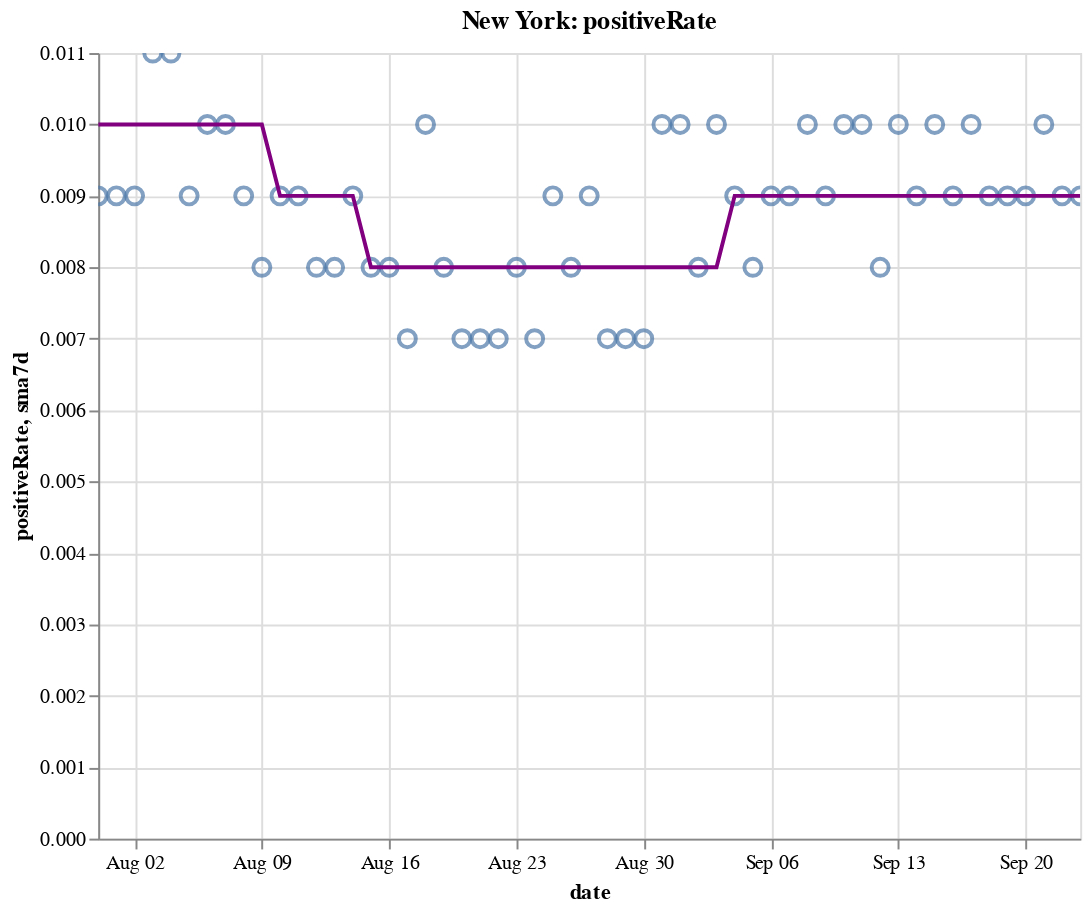

Notebook cell for this chart:
### Code cell
create_plot(ny, 'positiveRate')

### Figure 1 — Vega-Lite specification as saved in the notebook (floating-point values rounded to 4 significant figures)
{"config": {"view": {"continuousWidth": 400, "continuousHeight": 300}}, "layer": [{"layer": [{"mark": {"type": "point", "size": 75}, "encoding": {"tooltip": [{"type": "temporal", "field": "date"}, {"type": "quantitative", "field": "positiveRate"}, {"type": "quantitative", "field": "sma7d"}], "x": {"type": "temporal", "field": "date"}, "y": {"type": "quantitative", "field": "positiveRate"}}, "selection": {"selector010": {"type": "interval", "bind": "scales", "encodings": ["x", "y"]}}}, {"mark": {"type": "line", "color": "purple"}, "encoding": {"x": {"type": "temporal", "field": "date"}, "y": {"type": "quantitative", "field": "sma7d"}}}]}, {"mark": {"type": "rule", "color": "#aaa"}, "encoding": {"x": {"type": "temporal", "field": "date"}}, "transform": [{"filter": {"selection": "selector009"}}]}, {"mark": "circle", "encoding": {"opacity": {"condition": {"value": 1, "selection": "selector009"}, "value": 0}, "tooltip": [{"type": "temporal", "field": "date"}, {"type": "quantitative", "field": "positiveRate"}, {"type": "quantitative", "field": "sma7d"}], "x": {"type": "temporal", "field": "date"}, "y": {"type": "quantitative", "field": "positiveRate"}}, "selection": {"selector009": {"type": "single", "encodings": ["x"], "on": "mouseover", "nearest": true, "empty": "none"}}}, {"mark": {"type": "text", "align": "left", "dx": 5, "dy": -5, "stroke": "white", "strokeWidth": 2}, "encoding": {"text": {"type": "quantitative", "field": "positiveRate"}, "tooltip": [{"type": "temporal", "field": "date"}, {"type": "quantitative", "field": "positiveRate"}, {"type": "quantitative", "field": "sma7d"}], "x": {"type": "temporal", "field": "date"}, "y": {"type": "quantitative", "field": "positiveRate"}}, "transform": [{"filter": {"selection": "selector009"}}]}, {"mark": {"type": "text", "align": "left", "dx": 5, "dy": -5}, "encoding": {"text": {"type": "quantitative", "field": "positiveRate"}, "tooltip": [{"type": "temporal", "field": "date"}, {"type": "quantitative", "field": "positiveRate"}, {"type": "quantitative", "field": "sma7d"}], "x": {"type": "temporal", "field": "date"}, "y": {"type": "quantitative", "field": "positiveRate"}}, "transform": [{"filter": {"selection": "selector009"}}]}], "data": {"name": "data-9fe4fcfdd9f3a876c5e1affc193f3d8a"}, "height": 400, "title": "New York: positiveRate", "width": 500, "$schema": "https://vega.github.io/schema/vega-lite/v4.8.1.json", "datasets": {"data-9fe4fcfdd9f3a876c5e1affc193f3d8a": [{"date": "2020-07-31T00:00:00", "totalTestResultsIncrease": 68870.0, "positiveIncrease": 644.0, "death": 25150.0, "deathIncrease": 5.0, "positiveRate": 0.009, "state": "New York", "sma7d": 0.01}, {"date": "2020-08-01T00:00:00", "totalTestResultsIncrease": 82740.0, "positiveIncrease": 753.0, "death": 25160.0, "deathIncrease": 14.0, "positiveRate": 0.009, "state": "New York", "sma7d": 0.01}, {"date": "2020-08-02T00:00:00", "totalTestResultsIncrease": 58960.0, "positiveIncrease": 531.0, "death": 25170.0, "deathIncrease": 6.0, "positiveRate": 0.009, "state": "New York", "sma7d": 0.01}, {"date": "2020-08-03T00:00:00", "totalTestResultsIncrease": 51840.0, "positiveIncrease": 545.0, "death": 25170.0, "deathIncrease": 2.0, "positiveRate": 0.011, "state": "New York", "sma7d": 0.01}, {"date": "2020-08-04T00:00:00", "totalTestResultsIncrease": 70990.0, "positiveIncrease": 746.0, "death": 25180.0, "deathIncrease": 3.0, "positiveRate": 0.011, "state": "New York", "sma7d": 0.01}, {"date": "2020-08-05T00:00:00", "totalTestResultsIncrease": 72670.0, "positiveIncrease": 636.0, "death": 25180.0, "deathIncrease": 4.0, "positiveRate": 0.009, "state": "New York", "sma7d": 0.01}, {"date": "2020-08-06T00:00:00", "totalTestResultsIncrease": 72370.0, "positiveIncrease": 703.0, "death": 25180.0, "deathIncrease": 6.0, "positiveRate": 0.01, "state": "New York", "sma7d": 0.01}, {"date": "2020-08-07T00:00:00", "totalTestResultsIncrease": 70170.0, "positiveIncrease": 714.0, "death": 25190.0, "deathIncrease": 5.0, "positiveRate": 0.01, "state": "New York", "sma7d": 0.01}, {"date": "2020-08-08T00:00:00", "totalTestResultsIncrease": 74860.0, "positiveIncrease": 703.0, "death": 25200.0, "deathIncrease": 5.0, "positiveRate": 0.009, "state": "New York", "sma7d": 0.01}, {"date": "2020-08-09T00:00:00", "totalTestResultsIncrease": 65810.0, "positiveIncrease": 515.0, "death": 25200.0, "deathIncrease": 7.0, "positiveRate": 0.008, "state": "New York", "sma7d": 0.01}, {"date": "2020-08-10T00:00:00", "totalTestResultsIncrease": 54000.0, "positiveIncrease": 476.0, "death": 25200.0, "deathIncrease": 2.0, "positiveRate": 0.009, "state": "New York", "sma7d": 0.009}, {"date": "2020-08-11T00:00:00", "totalTestResultsIncrease": 77060.0, "positiveIncrease": 667.0, "death": 25210.0, "deathIncrease": 7.0, "positiveRate": 0.009, "state": "New York", "sma7d": 0.009}, {"date": "2020-08-12T00:00:00", "totalTestResultsIncrease": 87780.0, "positiveIncrease": 700.0, "death": 25220.0, "deathIncrease": 7.0, "positiveRate": 0.008, "state": "New York", "sma7d": 0.009}, {"date": "2020-08-13T00:00:00", "totalTestResultsIncrease": 87900.0, "positiveIncrease": 737.0, "death": 25230.0, "deathIncrease": 10.0, "positiveRate": 0.008, "state": "New York", "sma7d": 0.009}, {"date": "2020-08-14T00:00:00", "totalTestResultsIncrease": 85460.0, "positiveIncrease": 727.0, "death": 25230.0, "deathIncrease": 4.0, "positiveRate": 0.009, "state": "New York", "sma7d": 0.009}, {"date": "2020-08-15T00:00:00", "totalTestResultsIncrease": 88670.0, "positiveIncrease": 734.0, "death": 25240.0, "deathIncrease": 12.0, "positiveRate": 0.008, "state": "New York", "sma7d": 0.008}, {"date": "2020-08-16T00:00:00", "totalTestResultsIncrease": 77690.0, "positiveIncrease": 607.0, "death": 25250.0, "deathIncrease": 6.0, "positiveRate": 0.008, "state": "New York", "sma7d": 0.008}, {"date": "2020-08-17T00:00:00", "totalTestResultsIncrease": 56890.0, "positiveIncrease": 408.0, "death": 25260.0, "deathIncrease": 6.0, "positiveRate": 0.007, "state": "New York", "sma7d": 0.008}, {"date": "2020-08-18T00:00:00", "totalTestResultsIncrease": 66890.0, "positiveIncrease": 655.0, "death": 25260.0, "deathIncrease": 8.0, "positiveRate": 0.01, "state": "New York", "sma7d": 0.008}, {"date": "2020-08-19T00:00:00", "totalTestResultsIncrease": 80420.0, "positiveIncrease": 631.0, "death": 25270.0, "deathIncrease": 6.0, "positiveRate": 0.008, "state": "New York", "sma7d": 0.008}, {"date": "2020-08-20T00:00:00", "totalTestResultsIncrease": 80980.0, "positiveIncrease": 601.0, "death": 25280.0, "deathIncrease": 5.0, "positiveRate": 0.007, "state": "New York", "sma7d": 0.008}, {"date": "2020-08-21T00:00:00", "totalTestResultsIncrease": 98880.0, "positiveIncrease": 709.0, "death": 25280.0, "deathIncrease": 3.0, "positiveRate": 0.007, "state": "New York", "sma7d": 0.008}, {"date": "2020-08-22T00:00:00", "totalTestResultsIncrease": 94850.0, "positiveIncrease": 653.0, "death": 25280.0, "deathIncrease": 4.0, "positiveRate": 0.007, "state": "New York", "sma7d": 0.008}, {"date": "2020-08-23T00:00:00", "totalTestResultsIncrease": 74040.0, "positiveIncrease": 572.0, "death": 25290.0, "deathIncrease": 6.0, "positiveRate": 0.008, "state": "New York", "sma7d": 0.008}, {"date": "2020-08-24T00:00:00", "totalTestResultsIncrease": 62030.0, "positiveIncrease": 408.0, "death": 25300.0, "deathIncrease": 7.0, "positiveRate": 0.007, "state": "New York", "sma7d": 0.008}, {"date": "2020-08-25T00:00:00", "totalTestResultsIncrease": 67260.0, "positiveIncrease": 629.0, "death": 25300.0, "deathIncrease": 2.0, "positiveRate": 0.009, "state": "New York", "sma7d": 0.008}, {"date": "2020-08-26T00:00:00", "totalTestResultsIncrease": 71190.0, "positiveIncrease": 566.0, "death": 25300.0, "deathIncrease": 8.0, "positiveRate": 0.008, "state": "New York", "sma7d": 0.008}, {"date": "2020-08-27T00:00:00", "totalTestResultsIncrease": 83440.0, "positiveIncrease": 791.0, "death": 25310.0, "deathIncrease": 4.0, "positiveRate": 0.009, "state": "New York", "sma7d": 0.008}, {"date": "2020-08-28T00:00:00", "totalTestResultsIncrease": 97830.0, "positiveIncrease": 636.0, "death": 25310.0, "deathIncrease": 3.0, "positiveRate": 0.007, "state": "New York", "sma7d": 0.008}, {"date": "2020-08-29T00:00:00", "totalTestResultsIncrease": 93870.0, "positiveIncrease": 635.0, "death": 25320.0, "deathIncrease": 7.0, "positiveRate": 0.007, "state": "New York", "sma7d": 0.008}, {"date": "2020-08-30T00:00:00", "totalTestResultsIncrease": 100000.0, "positiveIncrease": 698.0, "death": 25330.0, "deathIncrease": 8.0, "positiveRate": 0.007, "state": "New York", "sma7d": 0.008}, {"date": "2020-08-31T00:00:00", "totalTestResultsIncrease": 66240.0, "positiveIncrease": 656.0, "death": 25330.0, "deathIncrease": 1.0, "positiveRate": 0.01, "state": "New York", "sma7d": 0.008}, {"date": "2020-09-01T00:00:00", "totalTestResultsIncrease": 77000.0, "positiveIncrease": 754.0, "death": 25330.0, "deathIncrease": 3.0, "positiveRate": 0.01, "state": "New York", "sma7d": 0.008}, {"date": "2020-09-02T00:00:00", "totalTestResultsIncrease": 88450.0, "positiveIncrease": 708.0, "death": 25340.0, "deathIncrease": 5.0, "positiveRate": 0.008, "state": "New York", "sma7d": 0.008}, {"date": "2020-09-03T00:00:00", "totalTestResultsIncrease": 88980.0, "positiveIncrease": 889.0, "death": 25340.0, "deathIncrease": 7.0, "positiveRate": 0.01, "state": "New York", "sma7d": 0.008}, {"date": "2020-09-04T00:00:00", "totalTestResultsIncrease": 93400.0, "positiveIncrease": 864.0, "death": 25350.0, "deathIncrease": 5.0, "positiveRate": 0.009, "state": "New York", "sma7d": 0.009}, {"date": "2020-09-05T00:00:00", "totalTestResultsIncrease": 99760.0, "positiveIncrease": 801.0, "death": 25350.0, "deathIncrease": 2.0, "positiveRate": 0.008, "state": "New York", "sma7d": 0.009}, {"date": "2020-09-06T00:00:00", "totalTestResultsIncrease": 85630.0, "positiveIncrease": 729.0, "death": 25360.0, "deathIncrease": 9.0, "positiveRate": 0.009, "state": "New York", "sma7d": 0.009}, {"date": "2020-09-07T00:00:00", "totalTestResultsIncrease": 58860.0, "positiveIncrease": 520.0, "death": 25360.0, "deathIncrease": 2.0, "positiveRate": 0.009, "state": "New York", "sma7d": 0.009}, {"date": "2020-09-08T00:00:00", "totalTestResultsIncrease": 57830.0, "positiveIncrease": 557.0, "death": 25370.0, "deathIncrease": 6.0, "positiveRate": 0.01, "state": "New York", "sma7d": 0.009}, {"date": "2020-09-09T00:00:00", "totalTestResultsIncrease": 63230.0, "positiveIncrease": 576.0, "death": 25370.0, "deathIncrease": 3.0, "positiveRate": 0.009, "state": "New York", "sma7d": 0.009}, {"date": "2020-09-10T00:00:00", "totalTestResultsIncrease": 76810.0, "positiveIncrease": 757.0, "death": 25380.0, "deathIncrease": 7.0, "positiveRate": 0.01, "state": "New York", "sma7d": 0.009}, {"date": "2020-09-11T00:00:00", "totalTestResultsIncrease": 89720.0, "positiveIncrease": 880.0, "death": 25380.0, "deathIncrease": 5.0, "positiveRate": 0.01, "state": "New York", "sma7d": 0.009}, {"date": "2020-09-12T00:00:00", "totalTestResultsIncrease": 102900.0, "positiveIncrease": 849.0, "death": 25380.0, "deathIncrease": 2.0, "positiveRate": 0.008, "state": "New York", "sma7d": 0.009}, {"date": "2020-09-13T00:00:00", "totalTestResultsIncrease": 72670.0, "positiveIncrease": 725.0, "death": 25390.0, "deathIncrease": 6.0, "positiveRate": 0.01, "state": "New York", "sma7d": 0.009}, {"date": "2020-09-14T00:00:00", "totalTestResultsIncrease": 63360.0, "positiveIncrease": 583.0, "death": 25390.0, "deathIncrease": 4.0, "positiveRate": 0.009, "state": "New York", "sma7d": 0.009}, {"date": "2020-09-15T00:00:00", "totalTestResultsIncrease": 73680.0, "positiveIncrease": 766.0, "death": 25400.0, "deathIncrease": 11.0, "positiveRate": 0.01, "state": "New York", "sma7d": 0.009}, {"date": "2020-09-16T00:00:00", "totalTestResultsIncrease": 75090.0, "positiveIncrease": 652.0, "death": 25410.0, "deathIncrease": 5.0, "positiveRate": 0.009, "state": "New York", "sma7d": 0.009}, {"date": "2020-09-17T00:00:00", "totalTestResultsIncrease": 91500.0, "positiveIncrease": 896.0, "death": 25410.0, "deathIncrease": 3.0, "positiveRate": 0.01, "state": "New York", "sma7d": 0.009}, {"date": "2020-09-18T00:00:00", "totalTestResultsIncrease": 89730.0, "positiveIncrease": 790.0, "death": 25420.0, "deathIncrease": 10.0, "positiveRate": 0.009, "state": "New York", "sma7d": 0.009}, {"date": "2020-09-19T00:00:00", "totalTestResultsIncrease": 110400.0, "positiveIncrease": 986.0, "death": 25420.0, "deathIncrease": 2.0, "positiveRate": 0.009, "state": "New York", "sma7d": 0.009}, {"date": "2020-09-20T00:00:00", "totalTestResultsIncrease": 100400.0, "positiveIncrease": 862.0, "death": 25430.0, "deathIncrease": 2.0, "positiveRate": 0.009, "state": "New York", "sma7d": 0.009}, {"date": "2020-09-21T00:00:00", "totalTestResultsIncrease": 58320.0, "positiveIncrease": 573.0, "death": 25430.0, "deathIncrease": 1.0, "positiveRate": 0.01, "state": "New York", "sma7d": 0.009}, {"date": "2020-09-22T00:00:00", "totalTestResultsIncrease": 84000.0, "positiveIncrease": 754.0, "death": 25430.0, "deathIncrease": 4.0, "positiveRate": 0.009, "state": "New York", "sma7d": 0.009}, {"date": "2020-09-23T00:00:00", "totalTestResultsIncrease": 70930.0, "positiveIncrease": 665.0, "death": 25440.0, "deathIncrease": 5.0, "positiveRate": 0.009, "state": "New York", "sma7d": 0.009}]}}
